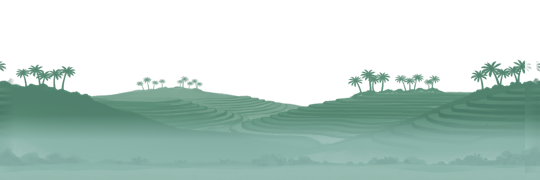
#> input picture scratch/Rice_Field_Layer3_thumb.png, 540 x 180 px
$ python pixelate_import.py ../scratch/Rice_Field_Layer3_thumb.png
#> lines starting #> are read from the running program, lines starting #| are printed output that depends on the picture; after the words box and inside, x2 and y2 are one past the last pixel; in counts of white or black regions, pixels touching at a corner belong together
#!/usr/bin/env python3
"""
tools/pixelate_import.py
Asset pipeline script for HALIYA: Mask of Sorrows.

Features:
1. Validates real alpha channel and reports transparency percentages.
2. If image is opaque with white background, flood-fills transparency from image edges only.
3. Cleans edges: converts alpha to strictly 0 or 255 (50% threshold) and removes light halos/fringes.
4. Crops to tight bounding box with 2px transparent margin.
5. Downscales using strict Nearest-Neighbor sampling (no blur).
6. Quantizes all pixels to the 15-color project palette (outlines to charcoal, never pure black).
7. Cleans up isolated single pixels and dithering noise.
8. Saves clean pixel art PNGs to res://assets/art/.

Usage:
  python tools/pixelate_import.py <input.png> <output.png> --size <width> <height>
  python tools/pixelate_import.py --incoming
"""

import os
import sys
import argparse
from collections import deque
from PIL import Image
import numpy as np
from scipy import ndimage

PROJECT_PALETTE = [
    # Charcoal
    (16, 20, 18),    # dark charcoal #101412
    (30, 36, 32),    # base charcoal #1e2420
    (45, 54, 48),    # light charcoal #2d3630

    # Slate Blue
    (39, 50, 63),    # dark slate #27323f
    (58, 74, 92),    # base slate #3a4a5c
    (109, 127, 148), # light slate #6d7f94

    # Bone Cream
    (156, 149, 121), # dark bone #9c9579
    (216, 207, 168), # base bone #d8cfa8
    (240, 235, 212), # light bone #f0ebd4

    # Muted Teal
    (41, 70, 66),    # dark teal #294642
    (63, 107, 102),  # base teal #3f6b66
    (100, 157, 150), # light teal #649d96

    # Warm Gold
    (140, 111, 46),  # dark gold #8c6f2e
    (201, 162, 74),  # base gold #c9a24a
    (222, 197, 124), # light gold #dec57c

    # Danger Red
    (90, 34, 28),    # dark danger #5a221c
    (138, 59, 50),   # base danger #8a3b32
    (175, 88, 78),   # light danger #af584e
]

DEFAULT_ASSET_SIZES = {
    "totem_shrine.png": (169, 226),
    "corner_fronds_left.png": (134, 88),
    "corner_fronds_right.png": (134, 88),
    "bottom_foliage.png": (640, 54),
    "hanging_leaves.png": (160, 76),
    "offerings_flame_0.png": (6, 8),
    "offerings_flame_1.png": (6, 8),
    "charms.png": (26, 12),
}


def find_nearest_palette_color(r: int, g: int, b: int) -> tuple[int, int, int]:
    best_dist = float("inf")
    best_color = PROJECT_PALETTE[0]
    for pr, pg, pb in PROJECT_PALETTE:
        dr = r - pr
        dg = g - pg
        db = b - pb
        dist = 2 * dr * dr + 4 * dg * dg + 3 * db * db
        if dist < best_dist:
            best_dist = dist
            best_color = (pr, pg, pb)
    return best_color


def remove_white_background_if_opaque(img: Image.Image) -> Image.Image:
    if img.mode != "RGBA":
        img = img.convert("RGBA")
    w, h = img.size
    pix = img.load()

    # Check corners
    corners = [(0, 0), (w - 1, 0), (0, h - 1), (w - 1, h - 1)]
    is_corner_white = all(pix[cx, cy][0] > 240 and pix[cx, cy][1] > 240 and pix[cx, cy][2] > 240 for cx, cy in corners)

    alpha_channel = img.split()[-1]
    zero_alpha = sum(1 for a in alpha_channel.getdata() if a == 0)
    has_alpha = zero_alpha > (w * h * 0.05)

    if not has_alpha and is_corner_white:
        print("  [flood_fill] Detected opaque white background. Removing from edges...")
        visited = set()
        queue = deque()
        for x in range(w):
            queue.append((x, 0))
            queue.append((x, h - 1))
        for y in range(h):
            queue.append((0, y))
            queue.append((w - 1, y))

        while queue:
            cx, cy = queue.popleft()
            if (cx, cy) in visited or not (0 <= cx < w and 0 <= cy < h):
                continue
            visited.add((cx, cy))
            r, g, b, a = pix[cx, cy]
            if r > 240 and g > 240 and b > 240:
                pix[cx, cy] = (0, 0, 0, 0)
                for dx, dy in [(-1, 0), (1, 0), (0, -1), (0, 1)]:
                    nx, ny = cx + dx, cy + dy
                    if (nx, ny) not in visited:
                        queue.append((nx, ny))
    return img


def clean_edges_and_halos(img: Image.Image, alpha_threshold: int = 128) -> Image.Image:
    w, h = img.size
    pix = img.load()

    # 1. Binary alpha
    for y in range(h):
        for x in range(w):
            r, g, b, a = pix[x, y]
            if a < alpha_threshold:
                pix[x, y] = (0, 0, 0, 0)
            else:
                pix[x, y] = (r, g, b, 255)

    # 2. Fringe/halo filter on edges
    to_clear = []
    for y in range(h):
        for x in range(w):
            if pix[x, y][3] == 255:
                is_edge = False
                neighbor_lum = []
                for dy in [-1, 0, 1]:
                    for dx in [-1, 0, 1]:
                        if dx == 0 and dy == 0:
                            continue
                        nx, ny = x + dx, y + dy
                        if 0 <= nx < w and 0 <= ny < h:
                            if pix[nx, ny][3] == 0:
                                is_edge = True
                            else:
                                nr, ng, nb, _ = pix[nx, ny]
                                neighbor_lum.append(0.299 * nr + 0.587 * ng + 0.114 * nb)
                        else:
                            is_edge = True
                if is_edge:
                    r, g, b, _ = pix[x, y]
                    lum = 0.299 * r + 0.587 * g + 0.114 * b
                    if neighbor_lum and lum > 140 and (sum(neighbor_lum) / len(neighbor_lum)) < 90:
                        to_clear.append((x, y))
                    elif not neighbor_lum and lum > 180:
                        to_clear.append((x, y))

    for x, y in to_clear:
        pix[x, y] = (0, 0, 0, 0)

    return img


def crop_tight_with_margin(img: Image.Image, margin: int = 2) -> Image.Image:
    alpha = img.split()[-1]
    bbox = alpha.getbbox()
    if not bbox:
        return img
    cropped = img.crop(bbox)
    new_w = cropped.width + margin * 2
    new_h = cropped.height + margin * 2
    out = Image.new("RGBA", (new_w, new_h), (0, 0, 0, 0))
    out.paste(cropped, (margin, margin))
    return out


def remove_isolated_pixels(img: Image.Image) -> Image.Image:
    w, h = img.size
    pix = img.load()
    to_clear = []
    for y in range(h):
        for x in range(w):
            if pix[x, y][3] > 0:
                neighbors = 0
                for dy in [-1, 0, 1]:
                    for dx in [-1, 0, 1]:
                        if dx == 0 and dy == 0:
                            continue
                        nx, ny = x + dx, y + dy
                        if 0 <= nx < w and 0 <= ny < h and pix[nx, ny][3] > 0:
                            neighbors += 1
                if neighbors <= 1:
                    to_clear.append((x, y))
    for x, y in to_clear:
        pix[x, y] = (0, 0, 0, 0)
    return img


def process_image(input_path: str, output_path: str, target_size: tuple[int, int] | None = None,
                  crop_rect: tuple[int, int, int, int] | None = None, alpha_threshold: int = 128) -> None:
    if not os.path.exists(input_path):
        raise FileNotFoundError(f"Input file not found: {input_path}")

    raw = Image.open(input_path).convert("RGBA")
    raw_size = raw.size
    raw_colors = len(set(raw.getdata()))
    raw_trans = sum(1 for p in raw.split()[-1].getdata() if p == 0) / (raw.width * raw.height) * 100

    raw = remove_white_background_if_opaque(raw)

    if crop_rect:
        raw = raw.crop(crop_rect)

    cleaned = clean_edges_and_halos(raw, alpha_threshold=alpha_threshold)
    tight = crop_tight_with_margin(cleaned, margin=2)

    if target_size:
        downscaled = tight.resize(target_size, resample=Image.Resampling.NEAREST)
    else:
        downscaled = tight

    # Palette quantization
    pix = downscaled.load()
    w, h = downscaled.size
    for y in range(h):
        for x in range(w):
            r, g, b, a = pix[x, y]
            if a < 128:
                pix[x, y] = (0, 0, 0, 0)
            else:
                qr, qg, qb = find_nearest_palette_color(r, g, b)
                pix[x, y] = (qr, qg, qb, 255)

    filtered = remove_isolated_pixels(downscaled)
    final_colors = len(set(filtered.getdata()))
    final_trans = sum(1 for p in filtered.split()[-1].getdata() if p == 0) / (w * h) * 100

    os.makedirs(os.path.dirname(os.path.abspath(output_path)), exist_ok=True)
    filtered.save(output_path, "PNG")

    print(f"[pixelate_import] {os.path.basename(output_path)}:")
    print(f"  Before: {raw_size[0]}x{raw_size[1]}, {raw_colors} unique colors, {raw_trans:.1f}% transparent")
    print(f"  After:  {w}x{h}, {final_colors} palette colors, {final_trans:.1f}% transparent")


# [316 lines left out: functions lower_foliage_under_shrine, process_hud_trio, process_stamina_bar_frame, make_plain_procedural_notched_frame, import_hud_status_assets, import_incoming, not called in this run]


def main():
    parser = argparse.ArgumentParser(description="Downscale, palette-quantize, and binary-alpha PNG assets.")
    parser.add_argument("input", nargs="?", help="Input PNG file path")
    parser.add_argument("output", nargs="?", help="Output PNG file path")
    parser.add_argument("--size", nargs=2, type=int, metavar=("WIDTH", "HEIGHT"), help="Target dimensions")
    parser.add_argument("--incoming", action="store_true", help="Process all assets in res://assets/art/incoming/")
    parser.add_argument("--hud", action="store_true", help="Process HUD status assets (HP, Shield, Stamina)")
    parser.add_argument("--factor", type=int, default=17, help="Downscale factor for HUD status assets (default: 17)")
    args = parser.parse_args()

    project_root = os.path.abspath(os.path.join(os.path.dirname(__file__), ".."))
    incoming_dir = os.path.join(project_root, "assets", "art", "incoming")
    art_dir = os.path.join(project_root, "assets", "art")
    ui_dir = os.path.join(project_root, "assets", "ui")

    if args.hud:
        import_hud_status_assets(incoming_dir, ui_dir, factor=args.factor)
        return

    if args.incoming:
        import_incoming(incoming_dir, art_dir, ui_dir)
        return

    if not args.input:
        parser.print_help()
        sys.exit(1)

    out_path = args.output if args.output else args.input
    target_sz = (args.size[0], args.size[1]) if args.size else None
    process_image(args.input, out_path, target_size=target_sz)
#> in process_image, raw is the input picture: PIL image 540x180 RGBA; mean R, G, B, A 60.7, 84.4, 76.7, 125.9
#> in process_image, `raw_colors = len(set(raw.getdata()))`: raw_colors = 4936
#> in process_image, `raw_trans = sum(1 for p in raw.split()[-1].getdata() if p == 0) / (raw..`: raw_trans = 47.27
#> in remove_white_background_if_opaque, `is_corner_white = all(pix[cx, cy][0] > 240 and pix[cx, cy][1] > 240 an..`: is_corner_white = False
#> in remove_white_background_if_opaque, `alpha_channel = img.split()[-1]`:
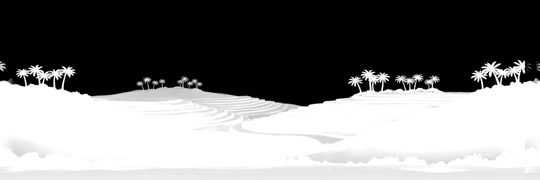
#> alpha_channel: PIL image 540x180 L; min 0, max 255, mean 125.9
#> in remove_white_background_if_opaque, `zero_alpha = sum(1 for a in alpha_channel.getdata() if a == 0)`: zero_alpha = 45949
#> in remove_white_background_if_opaque, `has_alpha = zero_alpha > (w * h * 0.05)`: has_alpha = True
#> after the loop in clean_edges_and_halos, `for y in range(h):`: to_clear = []
#> in process_image, `cleaned = clean_edges_and_halos(raw, alpha_threshold=alpha_threshold)`:
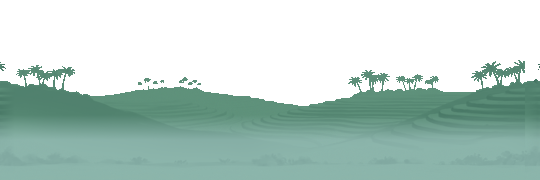
#> cleaned: PIL image 540x180 RGBA; mean R, G, B, A 59, 81.6, 74.3, 129.5; transparent parts drawn white
#> in crop_tight_with_margin, `alpha = img.split()[-1]`:
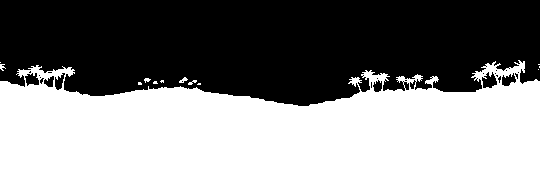
#> alpha: PIL image 540x180 L; 50.8% white; 24 black regions (17 under 20 px), largest, box (x1, y1, x2, y2) and area: (0, 0, 540, 106) 47153, (482, 72, 497, 88) 157, (25, 73, 39, 86) 123
#> in crop_tight_with_margin, `bbox = alpha.getbbox()`: bbox = (0, 60, 540, 180)
#> in crop_tight_with_margin, `cropped = img.crop(bbox)`:
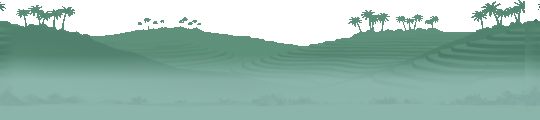
#> cropped: PIL image 540x120 RGBA; mean R, G, B, A 88.4, 122.4, 111.5, 194.2; transparent parts drawn white
#> in crop_tight_with_margin, `out = Image.new("RGBA", (new_w, new_h), (0, 0, 0, 0))`: out: PIL image 544x124 RGBA; every value is 0
#> in crop_tight_with_margin, `out.paste(cropped, (margin, margin))`:
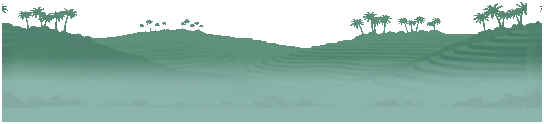
#> out: PIL image 544x124 RGBA; mean R, G, B, A 85, 117.6, 107.1, 186.5; transparent parts drawn white
#> in process_image, `filtered = remove_isolated_pixels(downscaled)`:
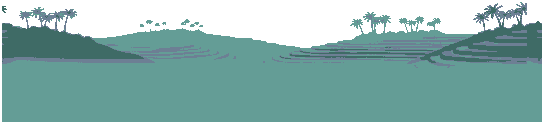
#> filtered: PIL image 544x124 RGBA; mean R, G, B, A 70.4, 108.4, 105.2, 186.4; transparent parts drawn white
#|   Before: 540x180, 4936 unique colors, 47.3% transparent
#|   After:  544x124, 4 palette colors, 26.9% transparent


if __name__ == "__main__":
    main()

$ run again, on scratch/bak_l1_thumb.png
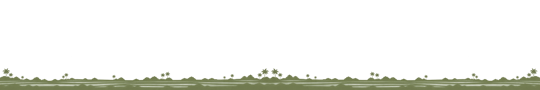
#> input picture scratch/bak_l1_thumb.png, 540 x 90 px
#> in process_image, raw is the input picture: PIL image 540x90 RGBA; mean R, G, B, A 17.1, 18.5, 12.4, 30.6
#> raw_colors = 2093
#> raw_trans = 85.39
#> is_corner_white = False
#> zero_alpha = 41500
#> has_alpha = True
#> after the loop in clean_edges_and_halos, `for y in range(h):`: to_clear = []
#> in crop_tight_with_margin, `alpha = img.split()[-1]`:
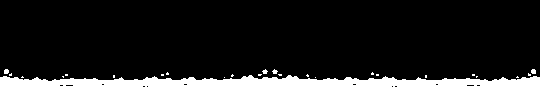
#> alpha: PIL image 540x90 L; 12.9% white; 25 white regions (22 under 20 px), largest, box (x1, y1, x2, y2) and area: (0, 75, 540, 90) 6074, (4, 69, 9, 74) 22, (531, 69, 536, 74) 22
#> bbox = (0, 69, 540, 90)
#> in process_image, `filtered = remove_isolated_pixels(downscaled)`:
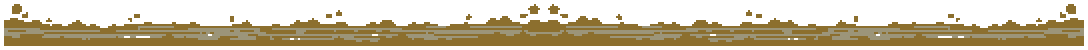
#> filtered: PIL image 544x25 RGBA (shown 2 times larger); mean R, G, B, A 66.5, 55.9, 30.8, 117.4; transparent parts drawn white
#|   Before: 540x90, 2093 unique colors, 85.4% transparent
#|   After:  544x25, 3 palette colors, 54.0% transparent
